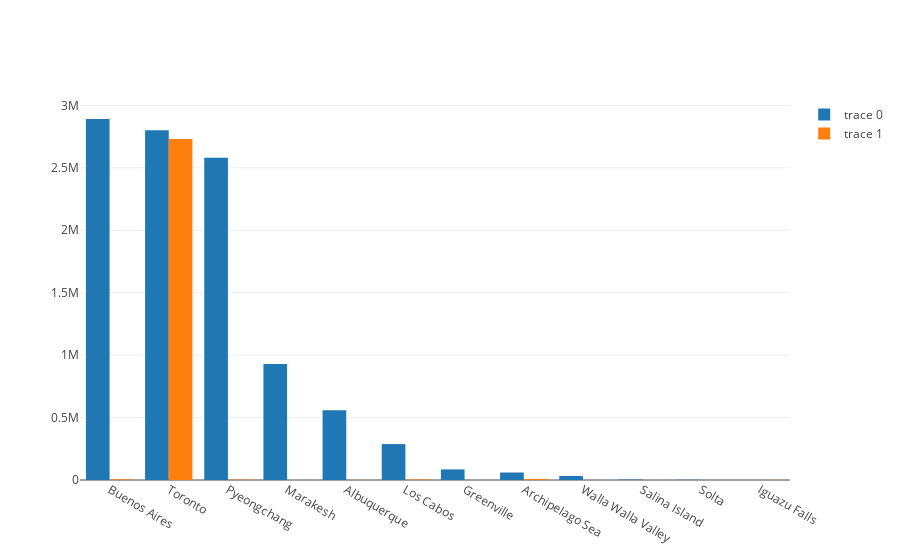

This figure's notebook cell:
### Code cell
import plotly
plotly.offline.init_notebook_mode(connected=True) 
x_values = list1
y_values = list3 
trace_areas = {'x': x_values, 'y': y_values, 'type': 'bar'}
plotly.offline.iplot([trace_pops, trace_areas])

### Figure 1 — Plotly figure (JSON) as saved in the notebook; plotly's stock layout.template omitted (floating-point values rounded to 4 significant figures)
{"data": [{"type": "bar", "uid": "6308765e-b272-11e9-b5c5-5d1e4439d892", "x": ["Buenos Aires", "Toronto", "Pyeongchang", "Marakesh", "Albuquerque", "Los Cabos", "Greenville", "Archipelago Sea", "Walla Walla Valley", "Salina Island", "Solta", "Iguazu Falls"], "y": [2891000, 2800000, 2581000, 928850, 559277, 287651, 84554, 60000, 32237, 4000, 1700, 0]}, {"type": "bar", "uid": "63087942-b272-11e9-b5c5-5d1e4439d892", "x": ["Buenos Aires", "Toronto", "Pyeongchang", "Marakesh", "Albuquerque", "Los Cabos", "Greenville", "Archipelago Sea", "Walla Walla Valley", "Salina Island", "Solta", "Iguazu Falls"], "y": [4758, 2731571, 3194, 200, 491, 3750, 68, 8300, 33, 27, 59, 672]}], "layout": {}}
